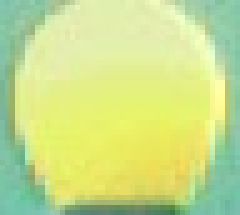
#> input picture Project3/Dataset1/Yellow/Yellow130.jpg, 48 x 43 px (shown 5 times larger); its folder holds only this picture in this run
$ python histogram_yellow.py
#> lines starting #> are read from the running program, lines starting #| are printed output that depends on the picture
import cv2
import numpy as np
from matplotlib import pyplot as plt
import os
import math

path = "Dataset1/Yellow/"


def gaussian(x, mu, sig):
    gauss = ((1 / (sig * math.sqrt(2 * math.pi))) * np.exp(-np.power(x - mu, 2.) / (2 * np.power(sig, 2.))))
    return gauss


def get_images():
    images = []
    for image in os.listdir(path):
        images.append(image)
    return images


def calc_hist(images):
    histogram_b = np.zeros((256, 1))
    histogram_g = np.zeros((256, 1))
    histogram_r = np.zeros((256, 1))

    for image in images:
        imagee = cv2.imread("%s%s" % (path, image))
        img = cv2.GaussianBlur(imagee, (5, 5), 0)
        color = ("b", "g", "r")
        for i, col in enumerate(color):
            if col == 'b':
                histr_b = cv2.calcHist([img], [i], None, [256], [0, 256])
                histogram_b = np.column_stack((histogram_b, histr_b))
            if col == 'g':
                histr_g = cv2.calcHist([img], [i], None, [256], [0, 256])
                histogram_g = np.column_stack((histogram_g, histr_g))
            if col == 'r':
                histr_r = cv2.calcHist([img], [i], None, [256], [0, 256])
                histogram_r = np.column_stack((histogram_r, histr_r))
    return img, histogram_r, histogram_g, histogram_b


def histogram_avg(histogram_r, histogram_g, histogram_b):
    histogram_avg_r = np.sum(histogram_r, axis=1) / (histogram_r.shape[1] - 1)
    histogram_avg_g = np.sum(histogram_g, axis=1) / (histogram_g.shape[1] - 1)
    histogram_avg_b = np.sum(histogram_b, axis=1) / (histogram_b.shape[1] - 1)
    plt.plot(histogram_avg_r, color='r')
    plt.plot(histogram_avg_g, color='g')
    plt.plot(histogram_avg_b, color='b')
    plt.show()


def plot_bellcurve(img):
    (mean, stds) = cv2.meanStdDev(img)
    x = list(range(0, 255))

    g_mean = mean[1]
    g_std = stds[1]

    r_mean = mean[2]
    r_std = stds[2]

    gauss_g = gaussian(x, g_mean, g_std)
    gauss_o = gaussian(x, r_mean, r_std)

    plt.plot(gauss_g, color='g')
    plt.plot(gauss_o, color='r')
    plt.show()


def main():
    images = get_images()
    img, histogram_r, histogram_g, histogram_b = calc_hist(images)
#> in calc_hist, imagee is the input picture: shape (43, 48, 3); mean B, G, R 138.8, 223.3, 201.6
#> in calc_hist, `img = cv2.GaussianBlur(imagee, (5, 5), 0)`:
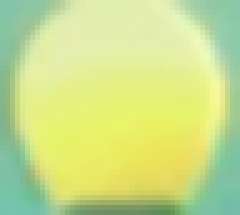
#> img: shape (43, 48, 3) (shown 5 times larger); mean B, G, R 138.6, 223.4, 201.8
#> after the loop in calc_hist, `for i, col in enumerate(color):`: histogram_b = 256 pairs, first value 0 to 0, second value 0 to 83; histogram_g = 256 pairs, first value 0 to 0, second value 0 to 170; histogram_r = 256 pairs, first value 0 to 0, second value 0 to 245
    histogram_avg( histogram_r, histogram_g, histogram_b)
#> in histogram_avg, `histogram_avg_r = np.sum(histogram_r, axis=1) / (histogram_r.shape[1] ..`: histogram_avg_r = 256 values, max 245 at index 228, min 0 at index 0, mean 8.06
#> in histogram_avg, `histogram_avg_g = np.sum(histogram_g, axis=1) / (histogram_g.shape[1] ..`: histogram_avg_g = 256 values, max 170 at index 238, min 0 at index 0, mean 8.06
#> in histogram_avg, `histogram_avg_b = np.sum(histogram_b, axis=1) / (histogram_b.shape[1] ..`: histogram_avg_b = 256 values, max 83 at index 174, min 0 at index 0, mean 8.06
#> in histogram_avg, `plt.show()`:
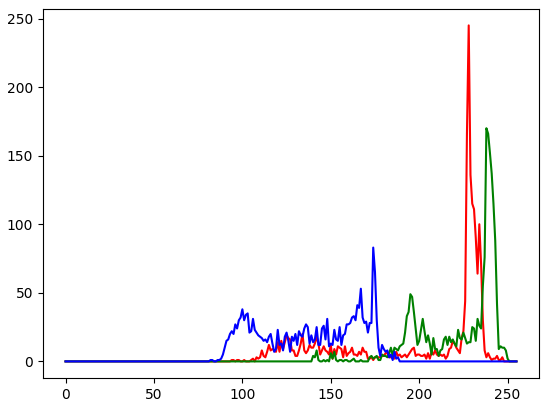
#> figure drawn by matplotlib, 1 panel; curve peaks at x = 228, y = 245; curve peaks at x = 238, y = 170; curve peaks at x = 174, y = 83
    plot_bellcurve(img)
#> in plot_bellcurve, `(mean, stds) = cv2.meanStdDev(img)`: mean = [138.6, 223.4, 201.8]; stds = [28.4, 22.14, 41.21]
#> in plot_bellcurve, `g_mean = mean[1]`: g_mean = [223.4]
#> in plot_bellcurve, `g_std = stds[1]`: g_std = [22.14]
#> in plot_bellcurve, `r_mean = mean[2]`: r_mean = [201.8]
#> in plot_bellcurve, `r_std = stds[2]`: r_std = [41.21]
#> in gaussian, `gauss = ((1 / (sig * math.sqrt(2 * math.pi))) * np.exp(-np.power(x - m..`: gauss = 255 values, max 0.018 at index 223, min 1.44e-24 at index 0, mean 0.00361
#> in plot_bellcurve, `gauss_g = gaussian(x, g_mean, g_std)`: gauss_g has the same summary as gauss in gaussian
#> in plot_bellcurve, `gauss_o = gaussian(x, r_mean, r_std)`: gauss_o = 255 values, max 0.00968 at index 202, min 5.97e-08 at index 0, mean 0.00353
#> in plot_bellcurve, `plt.show()`:
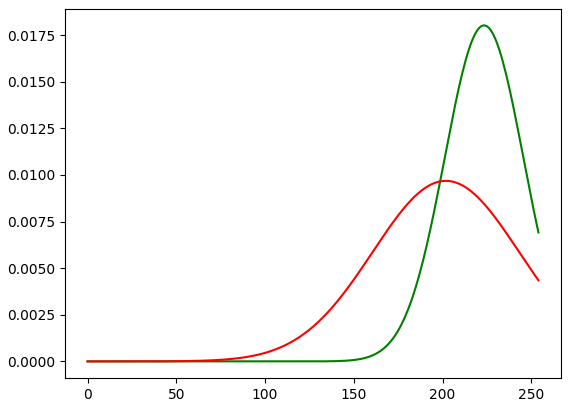
#> figure drawn by matplotlib, 1 panel; curve peaks at x = 223, y = 0.018; curve peaks at x = 202, y = 0.00968


if __name__ == '__main__':
    main()

$ run again, on Project3/Dataset1/Yellow/Yellow140.jpg
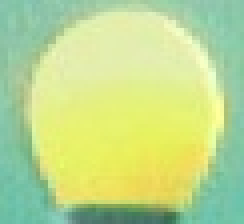
#> input picture Project3/Dataset1/Yellow/Yellow140.jpg, 61 x 56 px (shown 4 times larger)
#> in calc_hist, imagee is the input picture: shape (56, 61, 3); mean B, G, R 142.5, 218, 190.3
#> after the loop in calc_hist, `for i, col in enumerate(color):`: histogram_b = 256 pairs, first value 0 to 0, second value 0 to 136; histogram_g = 256 pairs, first value 0 to 0, second value 0 to 287; histogram_r = 256 pairs, first value 0 to 0, second value 0 to 245
#> histogram_avg_r = 256 values, max 245 at index 228, min 0 at index 0, mean 13.34
#> histogram_avg_g = 256 values, max 287 at index 238, min 0 at index 0, mean 13.34
#> histogram_avg_b = 256 values, max 136 at index 167, min 0 at index 0, mean 13.34
#> in histogram_avg, `plt.show()`:
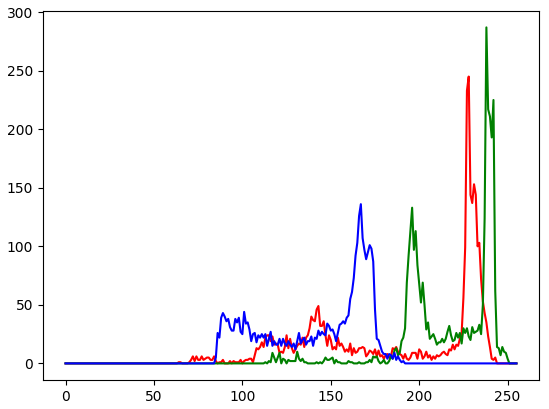
#> figure drawn by matplotlib, 1 panel; curve peaks at x = 228, y = 245; curve peaks at x = 238, y = 287; curve peaks at x = 167, y = 136
#> mean = [142.5, 218, 190.3]; stds = [29.74, 24.97, 46.91]
#> g_mean = [218]
#> g_std = [24.97]
#> r_mean = [190.3]
#> r_std = [46.91]
#> gauss = 255 values, max 0.016 at index 218, min 4.48e-19 at index 0, mean 0.00364
#> gauss_g has the same summary as gauss in gaussian
#> gauss_o = 255 values, max 0.0085 at index 190, min 2.27e-06 at index 0, mean 0.00359
#> in plot_bellcurve, `plt.show()`:
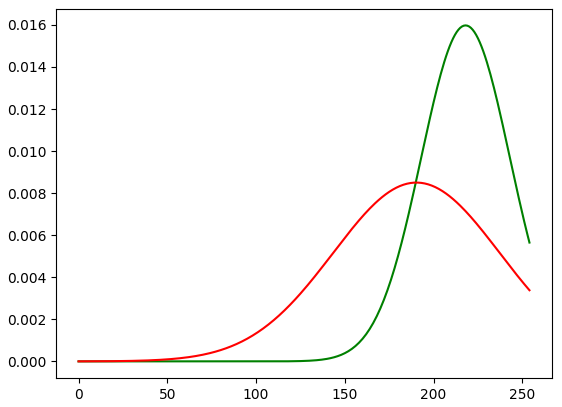
#> figure drawn by matplotlib, 1 panel; curve peaks at x = 218, y = 0.016; curve peaks at x = 190, y = 0.0085

$ run again, on Project3/Dataset1/Yellow/Yellow132.jpg
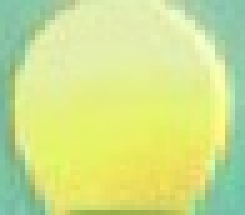
#> input picture Project3/Dataset1/Yellow/Yellow132.jpg, 49 x 43 px (shown 5 times larger)
#> in calc_hist, imagee is the input picture: shape (43, 49, 3); mean B, G, R 139.3, 226.4, 206.7
#> after the loop in calc_hist, `for i, col in enumerate(color):`: histogram_b = 256 pairs, first value 0 to 0, second value 0 to 74; histogram_g = 256 pairs, first value 0 to 0, second value 0 to 207; histogram_r = 256 pairs, first value 0 to 0, second value 0 to 289
#> histogram_avg_r = 256 values, max 289 at index 228, min 0 at index 0, mean 8.23
#> histogram_avg_g = 256 values, max 207 at index 239, min 0 at index 0, mean 8.23
#> histogram_avg_b = 256 values, max 74 at index 174, min 0 at index 0, mean 8.23
#> in histogram_avg, `plt.show()`:
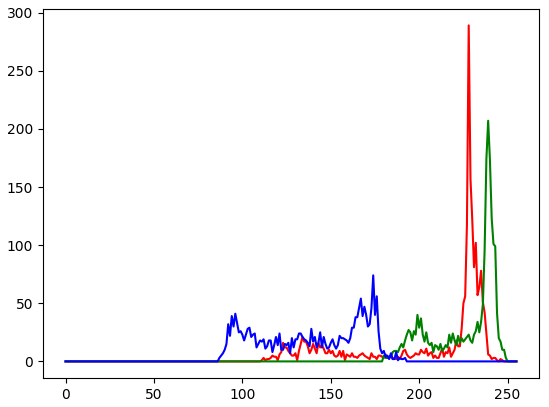
#> figure drawn by matplotlib, 1 panel; curve peaks at x = 228, y = 289; curve peaks at x = 239, y = 207; curve peaks at x = 174, y = 74
#> mean = [139.3, 226.5, 207]; stds = [29.33, 18, 37.06]
#> g_mean = [226.5]
#> g_std = [18]
#> r_mean = [207]
#> r_std = [37.06]
#> gauss = 255 values, max 0.0222 at index 227, min 8.9e-37 at index 0, mean 0.00369
#> gauss_g has the same summary as gauss in gaussian
#> gauss_o = 255 values, max 0.0108 at index 207, min 1.81e-09 at index 0, mean 0.00353
#> in plot_bellcurve, `plt.show()`:
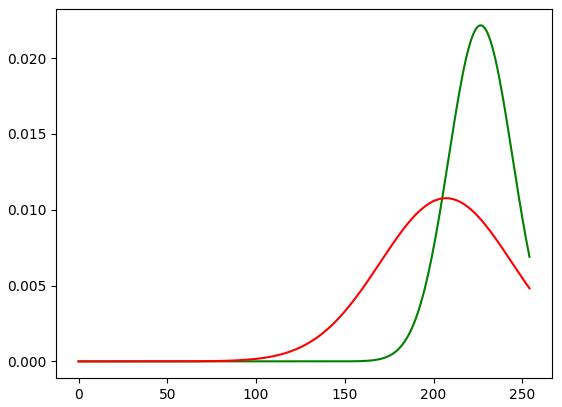
#> figure drawn by matplotlib, 1 panel; curve peaks at x = 227, y = 0.0222; curve peaks at x = 207, y = 0.0108
